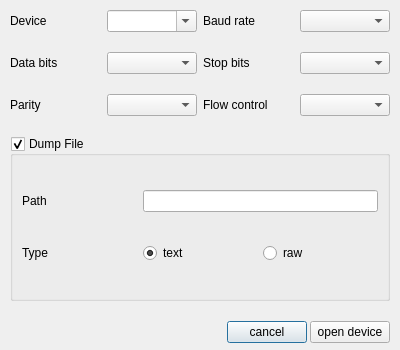
<?xml version="1.0" encoding="UTF-8"?>
<ui version="4.0">
 <class>ConnectDialog</class>
 <widget class="QDialog" name="ConnectDialog">
  <property name="geometry">
   <rect>
    <x>0</x>
    <y>0</y>
    <width>400</width>
    <height>350</height>
   </rect>
  </property>
  <property name="windowTitle">
   <string>Connect to..</string>
  </property>
  <property name="modal">
   <bool>true</bool>
  </property>
  <layout class="QGridLayout" name="gridLayout">
   <property name="leftMargin">
    <number>10</number>
   </property>
   <property name="topMargin">
    <number>10</number>
   </property>
   <property name="rightMargin">
    <number>10</number>
   </property>
   <property name="bottomMargin">
    <number>7</number>
   </property>
   <property name="verticalSpacing">
    <number>20</number>
   </property>
   <item row="0" column="0">
    <widget class="QLabel" name="label">
     <property name="text">
      <string>Device</string>
     </property>
    </widget>
   </item>
   <item row="0" column="1">
    <widget class="QComboBox" name="deviceList">
     <property name="editable">
      <bool>true</bool>
     </property>
    </widget>
   </item>
   <item row="0" column="2">
    <widget class="QLabel" name="label_2">
     <property name="text">
      <string>Baud rate</string>
     </property>
    </widget>
   </item>
   <item row="0" column="3">
    <widget class="QComboBox" name="baudRateList"/>
   </item>
   <item row="1" column="0">
    <widget class="QLabel" name="label_3">
     <property name="text">
      <string>Data bits</string>
     </property>
    </widget>
   </item>
   <item row="1" column="3">
    <widget class="QComboBox" name="stopBitsList"/>
   </item>
   <item row="1" column="2">
    <widget class="QLabel" name="label_4">
     <property name="text">
      <string>Stop bits</string>
     </property>
    </widget>
   </item>
   <item row="1" column="1">
    <widget class="QComboBox" name="dataBitsList"/>
   </item>
   <item row="2" column="0">
    <widget class="QLabel" name="label_5">
     <property name="text">
      <string>Parity</string>
     </property>
    </widget>
   </item>
   <item row="2" column="1">
    <widget class="QComboBox" name="parityList"/>
   </item>
   <item row="2" column="3">
    <widget class="QComboBox" name="flowControlList"/>
   </item>
   <item row="2" column="2">
    <widget class="QLabel" name="label_6">
     <property name="styleSheet">
      <string notr="true"/>
     </property>
     <property name="text">
      <string>Flow control</string>
     </property>
    </widget>
   </item>
   <item row="4" column="1" colspan="3">
    <layout class="QHBoxLayout" name="horizontalLayout">
     <property name="spacing">
      <number>3</number>
     </property>
     <item>
      <spacer name="spacer">
       <property name="orientation">
        <enum>Qt::Horizontal</enum>
       </property>
       <property name="sizeHint" stdset="0">
        <size>
         <width>68</width>
         <height>20</height>
        </size>
       </property>
      </spacer>
     </item>
     <item>
      <widget class="QPushButton" name="cancelButton">
       <property name="text">
        <string>cancel</string>
       </property>
      </widget>
     </item>
     <item>
      <widget class="QPushButton" name="openDeviceButton">
       <property name="text">
        <string>open device</string>
       </property>
      </widget>
     </item>
    </layout>
   </item>
   <item row="3" column="0" colspan="4">
    <widget class="QGroupBox" name="dumpFile">
     <property name="title">
      <string>Dump File</string>
     </property>
     <property name="flat">
      <bool>false</bool>
     </property>
     <property name="checkable">
      <bool>true</bool>
     </property>
     <property name="checked">
      <bool>true</bool>
     </property>
     <layout class="QGridLayout" name="gridLayout_2">
      <item row="0" column="0">
       <widget class="QLabel" name="label_7">
        <property name="text">
         <string>Path</string>
        </property>
       </widget>
      </item>
      <item row="1" column="0">
       <widget class="QLabel" name="label_8">
        <property name="text">
         <string>Type</string>
        </property>
       </widget>
      </item>
      <item row="1" column="1">
       <widget class="QRadioButton" name="dumpTextFmt">
        <property name="text">
         <string>text</string>
        </property>
        <property name="checked">
         <bool>true</bool>
        </property>
       </widget>
      </item>
      <item row="1" column="2">
       <widget class="QRadioButton" name="dumpRawFmt">
        <property name="text">
         <string>raw</string>
        </property>
       </widget>
      </item>
      <item row="0" column="1" colspan="2">
       <widget class="QLineEdit" name="dumpPath"/>
      </item>
     </layout>
    </widget>
   </item>
  </layout>
 </widget>
 <resources/>
 <connections>
  <connection>
   <sender>cancelButton</sender>
   <signal>clicked()</signal>
   <receiver>ConnectDialog</receiver>
   <slot>reject()</slot>
   <hints>
    <hint type="sourcelabel">
     <x>254</x>
     <y>294</y>
    </hint>
    <hint type="destinationlabel">
     <x>199</x>
     <y>174</y>
    </hint>
   </hints>
  </connection>
  <connection>
   <sender>openDeviceButton</sender>
   <signal>clicked()</signal>
   <receiver>ConnectDialog</receiver>
   <slot>accept()</slot>
   <hints>
    <hint type="sourcelabel">
     <x>330</x>
     <y>294</y>
    </hint>
    <hint type="destinationlabel">
     <x>199</x>
     <y>174</y>
    </hint>
   </hints>
  </connection>
 </connections>
</ui>
